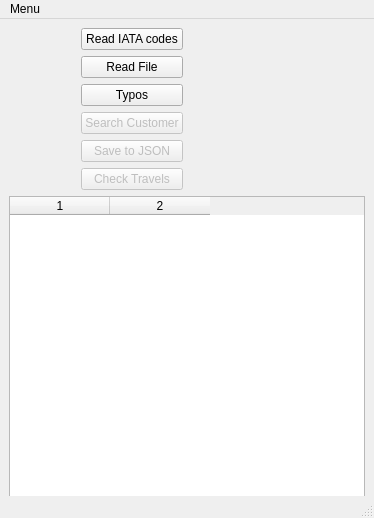
<?xml version="1.0" encoding="UTF-8"?>
<ui version="4.0">
 <class>TravelAgencyUi</class>
 <widget class="QMainWindow" name="TravelAgencyUi">
  <property name="geometry">
   <rect>
    <x>0</x>
    <y>0</y>
    <width>374</width>
    <height>518</height>
   </rect>
  </property>
  <property name="minimumSize">
   <size>
    <width>374</width>
    <height>518</height>
   </size>
  </property>
  <property name="maximumSize">
   <size>
    <width>374</width>
    <height>16777215</height>
   </size>
  </property>
  <property name="windowTitle">
   <string>TravelAgencyUi</string>
  </property>
  <widget class="QWidget" name="centralwidget">
   <layout class="QVBoxLayout" name="verticalLayout_3">
    <item>
     <layout class="QVBoxLayout" name="verticalLayout_2">
      <item>
       <layout class="QHBoxLayout" name="horizontalLayout">
        <item>
         <spacer name="horizontalSpacer">
          <property name="orientation">
           <enum>Qt::Horizontal</enum>
          </property>
          <property name="sizeHint" stdset="0">
           <size>
            <width>78</width>
            <height>78</height>
           </size>
          </property>
         </spacer>
        </item>
        <item>
         <layout class="QVBoxLayout" name="verticalLayout">
          <item>
           <widget class="QPushButton" name="pushButtonJson">
            <property name="text">
             <string>Read IATA codes</string>
            </property>
           </widget>
          </item>
          <item>
           <widget class="QPushButton" name="pushButtonDateiLesen">
            <property name="text">
             <string>Read File</string>
            </property>
           </widget>
          </item>
          <item>
           <widget class="QPushButton" name="pushButton">
            <property name="text">
             <string>Typos</string>
            </property>
           </widget>
          </item>
          <item>
           <widget class="QPushButton" name="pushButtonSearchCustomer">
            <property name="enabled">
             <bool>false</bool>
            </property>
            <property name="text">
             <string>Search Customer</string>
            </property>
           </widget>
          </item>
          <item>
           <widget class="QPushButton" name="pushButtonSaveToJson">
            <property name="enabled">
             <bool>false</bool>
            </property>
            <property name="text">
             <string>Save to JSON</string>
            </property>
           </widget>
          </item>
          <item>
           <widget class="QPushButton" name="pushButtonCheckTravels">
            <property name="enabled">
             <bool>false</bool>
            </property>
            <property name="text">
             <string>Check Travels</string>
            </property>
           </widget>
          </item>
         </layout>
        </item>
        <item>
         <spacer name="horizontalSpacer_2">
          <property name="orientation">
           <enum>Qt::Horizontal</enum>
          </property>
          <property name="sizeHint" stdset="0">
           <size>
            <width>188</width>
            <height>78</height>
           </size>
          </property>
         </spacer>
        </item>
       </layout>
      </item>
      <item>
       <widget class="QTableWidget" name="tableWidgetCustomers">
        <property name="enabled">
         <bool>true</bool>
        </property>
        <property name="minimumSize">
         <size>
          <width>342</width>
          <height>361</height>
         </size>
        </property>
        <property name="lineWidth">
         <number>1</number>
        </property>
        <property name="sizeAdjustPolicy">
         <enum>QAbstractScrollArea::AdjustToContents</enum>
        </property>
        <property name="editTriggers">
         <set>QAbstractItemView::NoEditTriggers</set>
        </property>
        <property name="alternatingRowColors">
         <bool>true</bool>
        </property>
        <property name="iconSize">
         <size>
          <width>0</width>
          <height>0</height>
         </size>
        </property>
        <property name="sortingEnabled">
         <bool>true</bool>
        </property>
        <property name="columnCount">
         <number>2</number>
        </property>
        <attribute name="verticalHeaderVisible">
         <bool>false</bool>
        </attribute>
        <attribute name="verticalHeaderHighlightSections">
         <bool>true</bool>
        </attribute>
        <column/>
        <column/>
       </widget>
      </item>
     </layout>
    </item>
   </layout>
  </widget>
  <widget class="QMenuBar" name="menubar">
   <property name="geometry">
    <rect>
     <x>0</x>
     <y>0</y>
     <width>374</width>
     <height>22</height>
    </rect>
   </property>
   <widget class="QMenu" name="menuMenu">
    <property name="title">
     <string>Menu</string>
    </property>
    <widget class="QMenu" name="menuAdd">
     <property name="title">
      <string>Add</string>
     </property>
     <addaction name="actionKunden"/>
     <addaction name="actionBooking"/>
    </widget>
    <addaction name="menuAdd"/>
   </widget>
   <addaction name="menuMenu"/>
  </widget>
  <widget class="QStatusBar" name="statusbar"/>
  <action name="actionKunden">
   <property name="text">
    <string>Kunden</string>
   </property>
  </action>
  <action name="actionBooking">
   <property name="text">
    <string>Booking</string>
   </property>
  </action>
 </widget>
 <resources/>
 <connections/>
</ui>
